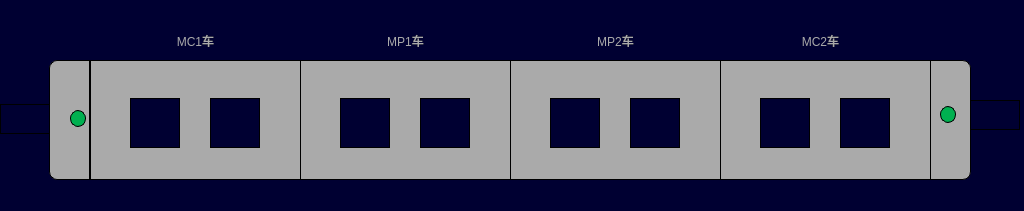
<?xml version="1.0" encoding="UTF-8"?>
<ui version="4.0">
 <class>VehiclePISPage</class>
 <widget class="QWidget" name="VehiclePISPage">
  <property name="geometry">
   <rect>
    <x>0</x>
    <y>0</y>
    <width>1024</width>
    <height>211</height>
   </rect>
  </property>
  <property name="windowTitle">
   <string>Form</string>
  </property>
  <property name="styleSheet">
   <string notr="true">QWidget
{
	background-color: rgb(0,0,50);
}
QLabel
{

font:24px,&quot;微软雅黑&quot;;
border:1px solid black;
}</string>
  </property>
  <widget class="QLabel" name="LBLM2">
   <property name="geometry">
    <rect>
     <x>720</x>
     <y>60</y>
     <width>211</width>
     <height>120</height>
    </rect>
   </property>
   <property name="styleSheet">
    <string notr="true">background-color:rgb(170,170,170);</string>
   </property>
   <property name="text">
    <string/>
   </property>
  </widget>
  <widget class="QLabel" name="LBLTC1">
   <property name="geometry">
    <rect>
     <x>90</x>
     <y>60</y>
     <width>211</width>
     <height>120</height>
    </rect>
   </property>
   <property name="styleSheet">
    <string notr="true">background-color:rgb(170,170,170);</string>
   </property>
   <property name="text">
    <string/>
   </property>
  </widget>
  <widget class="QLabel" name="LBLM1">
   <property name="geometry">
    <rect>
     <x>510</x>
     <y>60</y>
     <width>211</width>
     <height>120</height>
    </rect>
   </property>
   <property name="styleSheet">
    <string notr="true">background-color:rgb(170,170,170);</string>
   </property>
   <property name="text">
    <string/>
   </property>
  </widget>
  <widget class="QLabel" name="LBLMP1">
   <property name="geometry">
    <rect>
     <x>300</x>
     <y>60</y>
     <width>211</width>
     <height>120</height>
    </rect>
   </property>
   <property name="styleSheet">
    <string notr="true">background-color:rgb(170,170,170);</string>
   </property>
   <property name="text">
    <string/>
   </property>
  </widget>
  <widget class="QLabel" name="lbl_pis1_1">
   <property name="geometry">
    <rect>
     <x>130</x>
     <y>98</y>
     <width>50</width>
     <height>50</height>
    </rect>
   </property>
   <property name="styleSheet">
    <string notr="true">border-image: url(:/images/image/pisnoactive.png);</string>
   </property>
   <property name="text">
    <string/>
   </property>
  </widget>
  <widget class="QLabel" name="lbl_pis1_2">
   <property name="geometry">
    <rect>
     <x>210</x>
     <y>98</y>
     <width>50</width>
     <height>50</height>
    </rect>
   </property>
   <property name="styleSheet">
    <string notr="true">border-image: url(:/images/image/pisnoactive.png);</string>
   </property>
   <property name="text">
    <string/>
   </property>
  </widget>
  <widget class="QLabel" name="lbl_pis2_1">
   <property name="geometry">
    <rect>
     <x>340</x>
     <y>98</y>
     <width>50</width>
     <height>50</height>
    </rect>
   </property>
   <property name="styleSheet">
    <string notr="true">border-image: url(:/images/image/pisnoactive.png);</string>
   </property>
   <property name="text">
    <string/>
   </property>
  </widget>
  <widget class="QLabel" name="lbl_pis2_2">
   <property name="geometry">
    <rect>
     <x>420</x>
     <y>98</y>
     <width>50</width>
     <height>50</height>
    </rect>
   </property>
   <property name="styleSheet">
    <string notr="true">border-image: url(:/images/image/pisnoactive.png);</string>
   </property>
   <property name="text">
    <string/>
   </property>
  </widget>
  <widget class="QLabel" name="lbl_pis3_1">
   <property name="geometry">
    <rect>
     <x>550</x>
     <y>98</y>
     <width>50</width>
     <height>50</height>
    </rect>
   </property>
   <property name="styleSheet">
    <string notr="true">border-image: url(:/images/image/pisnoactive.png);</string>
   </property>
   <property name="text">
    <string/>
   </property>
  </widget>
  <widget class="QLabel" name="lbl_pis3_2">
   <property name="geometry">
    <rect>
     <x>630</x>
     <y>98</y>
     <width>50</width>
     <height>50</height>
    </rect>
   </property>
   <property name="styleSheet">
    <string notr="true">border-image: url(:/images/image/pisnoactive.png);</string>
   </property>
   <property name="text">
    <string/>
   </property>
  </widget>
  <widget class="QLabel" name="lbl_pis4_1">
   <property name="geometry">
    <rect>
     <x>760</x>
     <y>98</y>
     <width>50</width>
     <height>50</height>
    </rect>
   </property>
   <property name="styleSheet">
    <string notr="true">border-image: url(:/images/image/pisnoactive.png);</string>
   </property>
   <property name="text">
    <string/>
   </property>
  </widget>
  <widget class="QLabel" name="lbl_pis4_2">
   <property name="geometry">
    <rect>
     <x>840</x>
     <y>98</y>
     <width>50</width>
     <height>50</height>
    </rect>
   </property>
   <property name="styleSheet">
    <string notr="true">border-image: url(:/images/image/pisnoactive.png);</string>
   </property>
   <property name="text">
    <string/>
   </property>
  </widget>
  <widget class="QLabel" name="lbl_metroNum2">
   <property name="geometry">
    <rect>
     <x>370</x>
     <y>25</y>
     <width>71</width>
     <height>31</height>
    </rect>
   </property>
   <property name="styleSheet">
    <string notr="true">color: rgb(170, 170, 170);
font:20px,&quot;微软雅黑&quot;;
border:0px,black</string>
   </property>
   <property name="text">
    <string>MP1车</string>
   </property>
   <property name="alignment">
    <set>Qt::AlignCenter</set>
   </property>
  </widget>
  <widget class="QLabel" name="lbl_metroNum1">
   <property name="geometry">
    <rect>
     <x>160</x>
     <y>25</y>
     <width>71</width>
     <height>31</height>
    </rect>
   </property>
   <property name="styleSheet">
    <string notr="true">color: rgb(170, 170, 170);
font:20px,&quot;微软雅黑&quot;;
border:0px,black</string>
   </property>
   <property name="text">
    <string>MC1车</string>
   </property>
   <property name="alignment">
    <set>Qt::AlignCenter</set>
   </property>
  </widget>
  <widget class="QLabel" name="lbl_metroNum3">
   <property name="geometry">
    <rect>
     <x>580</x>
     <y>25</y>
     <width>71</width>
     <height>31</height>
    </rect>
   </property>
   <property name="styleSheet">
    <string notr="true">color: rgb(170, 170, 170);
font:20px,&quot;微软雅黑&quot;;
border:0px,black</string>
   </property>
   <property name="text">
    <string>MP2车</string>
   </property>
   <property name="alignment">
    <set>Qt::AlignCenter</set>
   </property>
  </widget>
  <widget class="QLabel" name="lbl_metroNum4">
   <property name="geometry">
    <rect>
     <x>785</x>
     <y>25</y>
     <width>71</width>
     <height>31</height>
    </rect>
   </property>
   <property name="styleSheet">
    <string notr="true">color: rgb(170, 170, 170);
font:20px,&quot;微软雅黑&quot;;
border:0px,black</string>
   </property>
   <property name="text">
    <string>MC2车</string>
   </property>
   <property name="alignment">
    <set>Qt::AlignCenter</set>
   </property>
  </widget>
  <widget class="QLabel" name="lbl_cab1_direction">
   <property name="geometry">
    <rect>
     <x>0</x>
     <y>104</y>
     <width>50</width>
     <height>30</height>
    </rect>
   </property>
   <property name="styleSheet">
    <string notr="true">border-image: url(:/images/image/arrowleft.png);</string>
   </property>
   <property name="text">
    <string/>
   </property>
  </widget>
  <widget class="QLabel" name="lbl_cab1_active">
   <property name="geometry">
    <rect>
     <x>70</x>
     <y>110</y>
     <width>16</width>
     <height>17</height>
    </rect>
   </property>
   <property name="styleSheet">
    <string notr="true">background-color: rgb(0, 176, 80);
border-radius:8px;</string>
   </property>
   <property name="text">
    <string/>
   </property>
  </widget>
  <widget class="QLabel" name="lbl_cab2_direction">
   <property name="geometry">
    <rect>
     <x>970</x>
     <y>100</y>
     <width>50</width>
     <height>30</height>
    </rect>
   </property>
   <property name="styleSheet">
    <string notr="true">border-image: url(:/images/image/arrowright.png);</string>
   </property>
   <property name="text">
    <string/>
   </property>
  </widget>
  <widget class="QLabel" name="lbl_cab2_active">
   <property name="geometry">
    <rect>
     <x>940</x>
     <y>106</y>
     <width>16</width>
     <height>17</height>
    </rect>
   </property>
   <property name="styleSheet">
    <string notr="true">background-color: rgb(0, 176, 80);
border-radius:8px;</string>
   </property>
   <property name="text">
    <string/>
   </property>
  </widget>
  <widget class="QLabel" name="label">
   <property name="geometry">
    <rect>
     <x>49</x>
     <y>60</y>
     <width>41</width>
     <height>120</height>
    </rect>
   </property>
   <property name="styleSheet">
    <string notr="true">background-color:rgb(170,170,170);
border-top-left-radius:8px;
border-bottom-left-radius:8px;</string>
   </property>
   <property name="text">
    <string/>
   </property>
  </widget>
  <widget class="QLabel" name="label_2">
   <property name="geometry">
    <rect>
     <x>930</x>
     <y>60</y>
     <width>41</width>
     <height>120</height>
    </rect>
   </property>
   <property name="styleSheet">
    <string notr="true">background-color:rgb(170,170,170);
border-top-right-radius:8px;
border-bottom-right-radius:8px;</string>
   </property>
   <property name="text">
    <string/>
   </property>
  </widget>
  <zorder>label</zorder>
  <zorder>label_2</zorder>
  <zorder>LBLM2</zorder>
  <zorder>LBLTC1</zorder>
  <zorder>LBLM1</zorder>
  <zorder>LBLMP1</zorder>
  <zorder>lbl_pis1_1</zorder>
  <zorder>lbl_pis1_2</zorder>
  <zorder>lbl_pis2_1</zorder>
  <zorder>lbl_pis2_2</zorder>
  <zorder>lbl_pis3_1</zorder>
  <zorder>lbl_pis3_2</zorder>
  <zorder>lbl_pis4_1</zorder>
  <zorder>lbl_pis4_2</zorder>
  <zorder>lbl_metroNum2</zorder>
  <zorder>lbl_metroNum1</zorder>
  <zorder>lbl_metroNum3</zorder>
  <zorder>lbl_metroNum4</zorder>
  <zorder>lbl_cab1_direction</zorder>
  <zorder>lbl_cab1_active</zorder>
  <zorder>lbl_cab2_direction</zorder>
  <zorder>lbl_cab2_active</zorder>
 </widget>
 <resources/>
 <connections/>
</ui>
